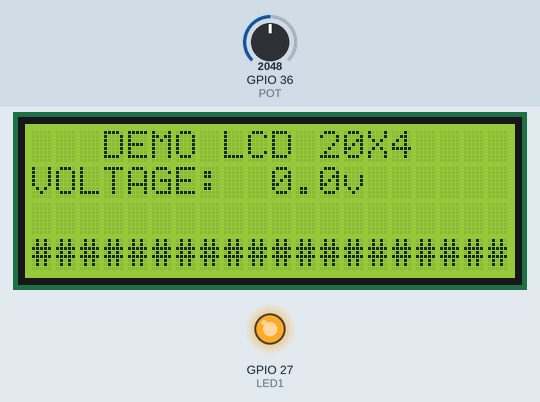
Simulated run of this sketch. Board: ESP32. Parts: 20×4 character LCD, output pins drawn as LEDs (lit = HIGH). Inputs (shaded band) come from the test bench; at power-on: GPIO 36 (POT) = 2048.

Above: at 1.2 s.
1.3 s: GPIO 36 (POT) set to 491
At 2.6 s:
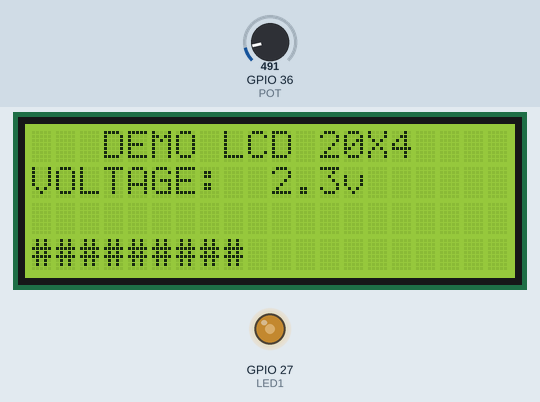
3.0 s: GPIO 36 (POT) set to 0
At 4.0 s:
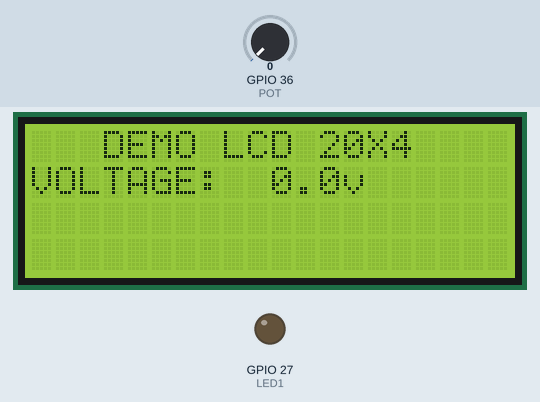
4.5 s: GPIO 36 (POT) set to 1228
At 5.6 s:
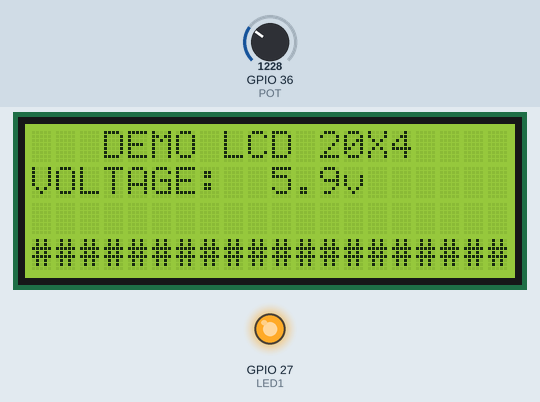
6.0 s: GPIO 36 (POT) set to 2047
7.5 s: GPIO 36 (POT) set to 2866
At 8.6 s:
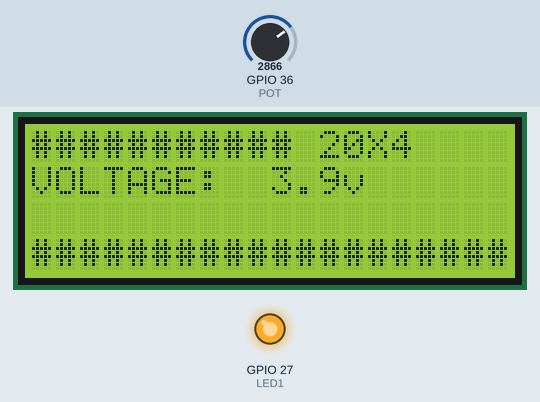
9.0 s: GPIO 36 (POT) set to 3603
At 10.1 s:
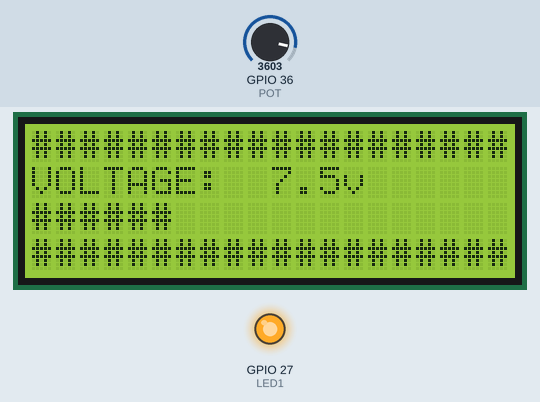
Timing chart, 0 to 11.5 s (numbered marks = the images above; inputs shaded):
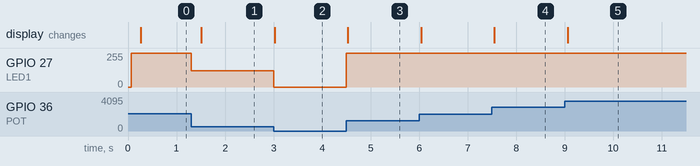

Measured:
- after the input at 1.3 s, GPIO 27 (LED1): 255/255 → 122/255 at once; the display: changes after 0.21 s (image 1)
- after the input at 3.0 s, GPIO 27 (LED1): 122/255 → 0/255 at once; the display: changes at once (image 2)
- after the input at 4.5 s, GPIO 27 (LED1): 0/255 → 255/255 at once; the display: changes at once (image 3)
- after the input at 7.5 s, the display: changes after 0.05 s (image 4)
- after the input at 9.0 s, the display: changes after 0.06 s (image 5)

The sketch:

ex09_display_lcd.ino
```cpp
// Curso arduino profissional WRKITS
// Aula 4.2 - Display LCD 20X4
// Exemplo Display LCD

#include<LiquidCrystal.h>


#define LED1             27
#define BT1               9                         //Botão utilizado para alternar o estado do led
#define debounce_time   450
#define POT              A0
#define RS                5
#define EN                6
#define DISP_D4           7
#define DISP_D5           8
#define DISP_D6           9
#define DISP_D7          10

// Definição de pinos para o display
LiquidCrystal lcd(RS,EN,DISP_D4,DISP_D5,DISP_D6,DISP_D7);


bool BT1_STATUS = 0;
bool LEDSTATUS = 0;

//void leitura_botao();
int leitura_potenciometro();            //Função que realiza a leitura de um potenciômetro e retorna um valor inteiro

void interrupcao0();                    // Função da interrupção

float converte_tensao(int valor_do_potenciometro, float tensao_maxima);

void interrupcao0()
{
  Serial.print("Interrupcao atuada");
}
void setup()
{
  Serial.begin(115200);
  lcd.begin(20,4);
  pinMode(LED1, OUTPUT);                //Declarando o led como saída
  pinMode(BT1,  INPUT);                 //Declarando o botão como entrada
  pinMode(POT,  INPUT);

}

void loop()
{
  static long long ElapsedTime = 0;     // Variável para comparação do tempo millis
  int valor_potenciometro = 0;
  float tensao = 0;

  valor_potenciometro = leitura_potenciometro(); //Função de leitura
  tensao = converte_tensao(valor_potenciometro, 5); //Conversão para tensão
  //leitura_botao();

  if (ElapsedTime + 250 < millis())
  {
    ElapsedTime = millis();
    lcd.clear();
    lcd.setCursor(3,0);     //Coluna,linha
    lcd.print("DEMO LCD 20X4");
    lcd.setCursor(0,1);
    lcd.print("VOLTAGE: ");
    lcd.setCursor(10,1);
    lcd.print(((int)tensao)%10);
    lcd.print(".");
    lcd.print(((int)(tensao*10))%10);
    lcd.print("v");

    for(short i=0;i<((int)((float)tensao*4));i++)
    {
      lcd.setCursor(i,3);
      lcd.print("#");
    }
  }
  analogWrite(LED1,(valor_potenciometro/4));  // Valor do potenciometro vai até 1024, porém o analogwrite vai até 255, então divide o 1024 por 4 pra dar 255
}

int leitura_potenciometro()
{
  int valor = 0;
  valor = analogRead(A0);
  return valor;
}

float converte_tensao(int valor_do_potenciometro, float tensao_maxima)
{
  float escala = (float)tensao_maxima / (float)1024;
  return valor_do_potenciometro * escala;

}
```
